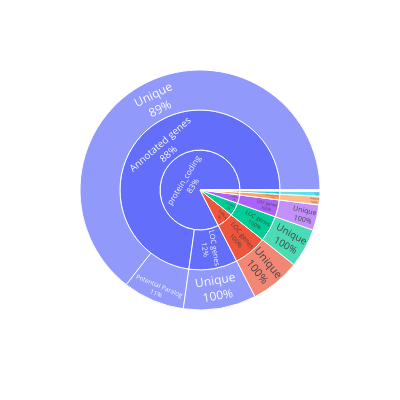

Notebook cell for this chart:
### Code cell
## Copy the dataframe
plot_final = test[["biotype", "gene_name","is_LOC_gene","duplicated_status","renamed_features","added_features","new_gene"]].copy()
## Drop the NaN values 
plot_final_clean = plot_final.dropna()
## Drop any duplicates for genes 
plot_final_clean = plot_final_clean.drop_duplicates()
## Plot just the biotype and is_LOC_gene field
sunburst_data = (
    plot_final_clean
    .groupby(["biotype", "is_LOC_gene","duplicated_status"])
    .size()
    .reset_index(name="count"))
# print(sunburst_data.head())
fig = px.sunburst(
    sunburst_data,
    path=["biotype", "is_LOC_gene","duplicated_status"],  # Hierarchy
    values="count",                                 # Aggregation metric
    # title="Final octDeg2 gene type distribution",
    width=400, height=400)

# Customize the text display
fig.update_traces(
    textinfo='label+percent parent',  # Shows category, percentage, and count
    # insidetextorientation='radial'  # Better text orientation
)
# Save as PNG (high quality)
fig.write_image("sunburst_plot_final.png", scale=3)  # scale=3 for high DPI
fig.show()

### Figure 1 — Plotly figure (JSON) as saved in the notebook; plotly's stock layout.template omitted (floating-point values rounded to 4 significant figures)
{"data": [{"branchvalues": "total", "domain": {"x": [0, 1], "y": [0, 1]}, "hovertemplate": "labels=%{label}<br>count=%{value}<br>parent=%{parent}<br>id=%{id}<extra></extra>", "ids": ["protein_coding/Annotated genes/Potential Paralog", "misc_RNA/Annotated genes/Unique", "protein_coding/Annotated genes/Unique", "tRNA/Annotated genes/Unique", "C_region/LOC genes/Unique", "V_segment/LOC genes/Unique", "guide_RNA/LOC genes/Unique", "lncRNA/LOC genes/Unique", "misc_RNA/LOC genes/Unique", "protein_coding/LOC genes/Unique", "rRNA/LOC genes/Unique", "snRNA/LOC genes/Unique", "snoRNA/LOC genes/Unique", "misc_RNA/Annotated genes", "protein_coding/Annotated genes", "tRNA/Annotated genes", "C_region/LOC genes", "V_segment/LOC genes", "guide_RNA/LOC genes", "lncRNA/LOC genes", "misc_RNA/LOC genes", "protein_coding/LOC genes", "rRNA/LOC genes", "snRNA/LOC genes", "snoRNA/LOC genes", "C_region", "V_segment", "guide_RNA", "lncRNA", "misc_RNA", "protein_coding", "rRNA", "snRNA", "snoRNA", "tRNA"], "labels": ["Potential Paralog", "Unique", "Unique", "Unique", "Unique", "Unique", "Unique", "Unique", "Unique", "Unique", "Unique", "Unique", "Unique", "Annotated genes", "Annotated genes", "Annotated genes", "LOC genes", "LOC genes", "LOC genes", "LOC genes", "LOC genes", "LOC genes", "LOC genes", "LOC genes", "LOC genes", "C_region", "V_segment", "guide_RNA", "lncRNA", "misc_RNA", "protein_coding", "rRNA", "snRNA", "snoRNA", "tRNA"], "name": "", "parents": ["protein_coding/Annotated genes", "misc_RNA/Annotated genes", "protein_coding/Annotated genes", "tRNA/Annotated genes", "C_region/LOC genes", "V_segment/LOC genes", "guide_RNA/LOC genes", "lncRNA/LOC genes", "misc_RNA/LOC genes", "protein_coding/LOC genes", "rRNA/LOC genes", "snRNA/LOC genes", "snoRNA/LOC genes", "misc_RNA", "protein_coding", "tRNA", "C_region", "V_segment", "guide_RNA", "lncRNA", "misc_RNA", "protein_coding", "rRNA", "snRNA", "snoRNA", "", "", "", "", "", "", "", "", "", ""], "textinfo": "label+percent parent", "type": "sunburst", "values": [2181, 2, 16938, 304, 11, 164, 35, 1385, 7, 2577, 1, 1766, 902, 2, 19119, 304, 11, 164, 35, 1385, 7, 2577, 1, 1766, 902, 11, 164, 35, 1385, 9, 21696, 1, 1766, 902, 304]}], "layout": {"height": 400, "legend": {"tracegroupgap": 0}, "margin": {"t": 60}, "width": 400}}
